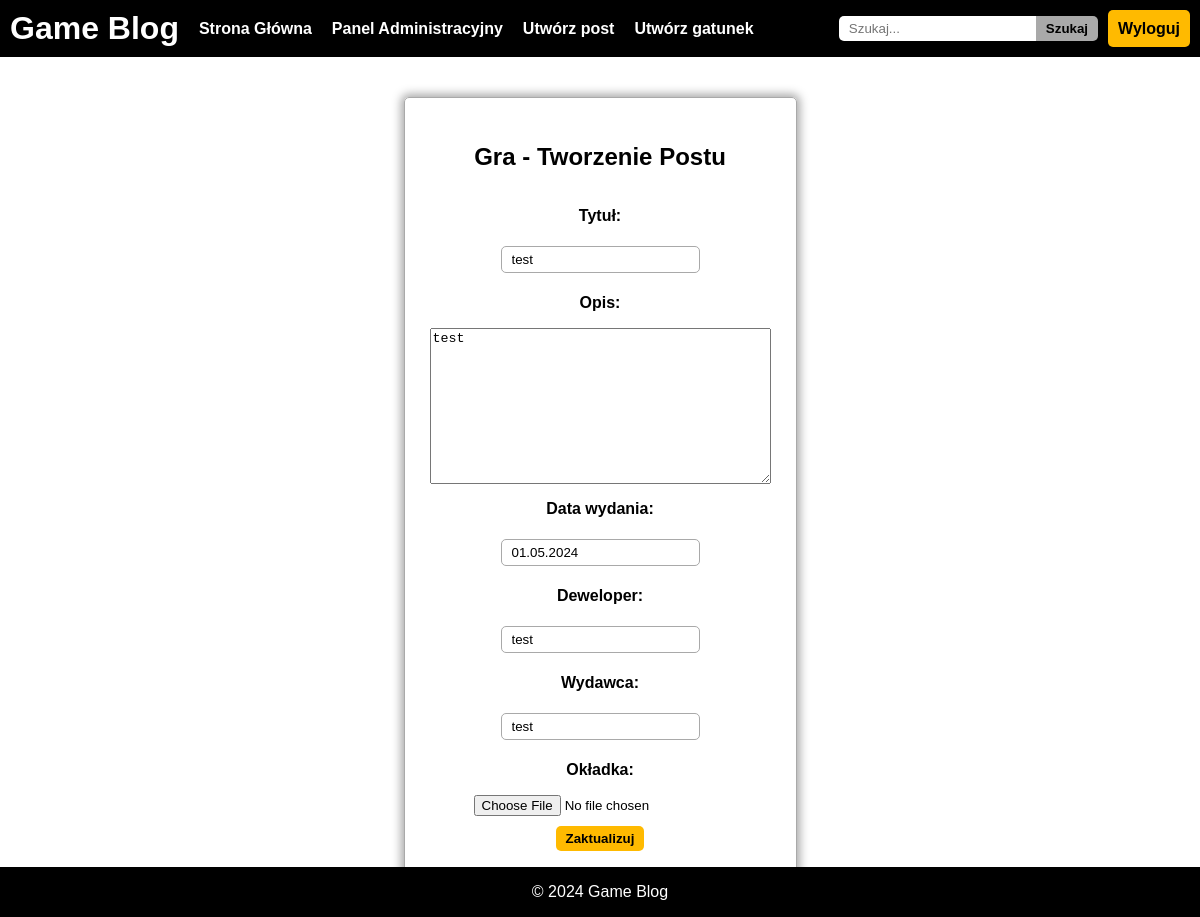
The page /edit_game/4 (signed in) on the database its author committed.
### blog/models.py (models this page shows)
class Game(models.Model):
    title = models.CharField(max_length=255)
    description = models.TextField()
    release_date = models.DateField()
    rating = models.FloatField(default=0.0)
    developer = models.CharField(max_length=255)
    publisher = models.CharField(max_length=255)
    cover = models.ImageField(upload_to='covers/', blank=True)

### blog/views.py (the view)
# urls.py: path('edit_game/<int:game_id>', views.create_game_view, name='edit_game'),
@login_required(login_url='/login/')
def create_game_view(request, game_id=None):
    edit = False
    if game_id is not None:
        edit = True
    if request.method == 'POST':
        form = GameForm(request.POST, request.FILES)
        if form.is_valid():
            if edit:
                game = Game.objects.get(id=game_id)
                game.title = form.cleaned_data['title']
                game.description = form.cleaned_data['description']
                game.release_date = form.cleaned_data['release_date']
                game.developer = form.cleaned_data['developer']
                game.publisher = form.cleaned_data['publisher']
                if form.cleaned_data['cover']:
                    game.cover = form.cleaned_data['cover']
                game.save()
            else:
                game = Game(
                    title=form.cleaned_data['title'],
                    description=form.cleaned_data['description'],
                    release_date=form.cleaned_data['release_date'],
                    developer=form.cleaned_data['developer'],
                    publisher=form.cleaned_data['publisher'],
                    cover=form.cleaned_data['cover']
                )
                game.save()
            return redirect('home')
    else:
        if game_id:
            try:
                game = Game.objects.get(id=game_id)
                form = GameForm(initial={'title': game.title, 'description': game.description, 'release_date': game.release_date, 'developer': game.developer, 'publisher': game.publisher})
            except Game.DoesNotExist:
                form = GameForm()
        else:
            form = GameForm()
    return render(request, 'blog/create_game.html', {'form': form, 'edit': edit})

### blog/forms.py
class GameForm(forms.Form):
    title = forms.CharField(label="Tytuł",widget=forms.TextInput(attrs={'class': 'form-control'}))
    description = forms.CharField(label="Opis",widget=forms.Textarea(attrs={'class': 'form-control'}))
    release_date = forms.DateField(label="Data wydania",widget=forms.DateInput(attrs={'class': 'form-control'}))
    developer = forms.CharField(label="Deweloper",widget=forms.TextInput(attrs={'class': 'form-control'}))
    publisher = forms.CharField(label="Wydawca",widget=forms.TextInput(attrs={'class': 'form-control'}))
    cover = forms.ImageField(label="Okładka",widget=forms.FileInput(attrs={'class': 'form-control'}), required=False)

### blog/templatetags/custom_tags.py (called while the page is built)
@register.filter(name='has_group')
def has_group(user, group_name):
    return user.groups.filter(name=group_name).exists()

### blog/templates/blog/create_game.html (shortened to what this page needs)
{% extends 'blog/base.html' %}
{% block content %}
{% load static %}
<div id="create-game">
    <form method="POST" enctype="multipart/form-data"  id="login">
        <h2>Gra - Tworzenie Postu</h2>
        {% for field in form %}
        <p>
            {{ field.label_tag }}
        </p>
        {{ field }}
        {% endfor %}
        {% if edit  %}
        <input type="submit" value="Zaktualizuj" />
        {% else %}
        <input type="submit" value="Utwórz" />
        {% endif %}
    </form>
</div>
{% endblock %}

### blog/static/blog/style.css (style rules this page uses)
body { font-family: Arial, sans-serif; margin: 0; padding: 0; }
#login { display: flex; flex-direction: column; align-items: center; margin: 20px; padding: 25px; border: 1px solid darkgray; border-radius: 5px; box-shadow: 0 0 10px 3px darkgray; }
#login label { font-weight: bold; margin: 5px; justify-content: left; width: 100%; }
#login input[type="text"], #login input[type="password"] { padding: 5px 10px 5px 10px; border-radius: 5px; border: 1px solid darkgray; margin: 5px; }
#login input[type="submit"] { margin-top: 10px; padding: 5px 10px 5px 10px; border-radius: 5px; border: none; background-color: #FFBA00; color: black; font-weight: bold; cursor: pointer; }

### rows shown on the page
Game: form "test" "test" "01.05.2024" "test" "test"

### other values the page prints
{{ field.label_tag }} "Tytuł:" "Opis:" "Data wydania:" "Deweloper:" "Wydawca:" "Okładka:"
